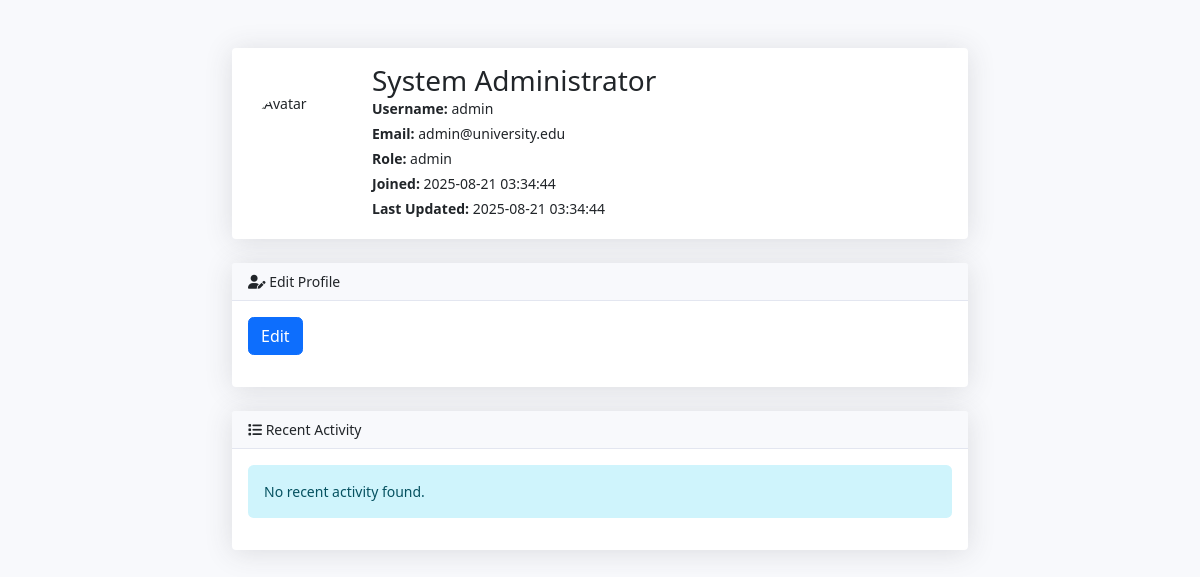
The app's page /profile.php (signed in) with its own data.
### tables this page shows
CREATE TABLE users (
    id INT PRIMARY KEY AUTO_INCREMENT,
    username VARCHAR(50) UNIQUE NOT NULL,
    email VARCHAR(100) UNIQUE NOT NULL,
    password VARCHAR(255) NOT NULL,
    first_name VARCHAR(50) NOT NULL,
    last_name VARCHAR(50) NOT NULL,
    role ENUM('student', 'instructor', 'admin') NOT NULL,
    profile_image VARCHAR(255),
    created_at TIMESTAMP DEFAULT CURRENT_TIMESTAMP,
    updated_at TIMESTAMP DEFAULT CURRENT_TIMESTAMP ON UPDATE CURRENT_TIMESTAMP
);

### profile.php (the view, shortened to what this page needs)
<?php
$user_id = $_SESSION['user_id'];
$database = new Database();
$db = $database->getConnection();
$stmt = $db->prepare("SELECT * FROM users WHERE id = :id");
$stmt->execute(['id' => $user_id]);
$user = $stmt->fetch(PDO::FETCH_ASSOC);
$log_stmt = $db->prepare("SELECT * FROM system_log WHERE user_id = :id ORDER BY created_at DESC LIMIT 10");
$log_stmt->execute(['id' => $user_id]);
$logs = $log_stmt->fetchAll(PDO::FETCH_ASSOC);
?>
<!DOCTYPE html>
<html lang="en">
<head>
    <link href="https://cdn.jsdelivr.net/npm/bootstrap@5.1.3/dist/css/bootstrap.min.css" rel="stylesheet">
    <link href="https://cdnjs.cloudflare.com/ajax/libs/font-awesome/6.0.0/css/all.min.css" rel="stylesheet">
    <link href="assets/css/dashboard.css" rel="stylesheet">
</head>
<body>
    <div class="container py-5">
        <div class="row justify-content-center">
            <div class="col-md-8">
                <div class="card mb-4">
                    <div class="card-body d-flex align-items-center">
                        <img src="<?= $user['profile_image'] ? htmlspecialchars($user['profile_image']) : 'assets/img/default_avatar.png' ?>" alt="Avatar" class="rounded-circle me-4" style="width:100px;height:100px;object-fit:cover;">
                        <div>
                            <h3 class="mb-0"><?= htmlspecialchars($user['first_name'] . ' ' . $user['last_name']) ?></h3>
                            <p class="mb-1"><strong>Username:</strong> <?= htmlspecialchars($user['username']) ?></p>
                            <p class="mb-1"><strong>Email:</strong> <?= htmlspecialchars($user['email']) ?></p>
                            <p class="mb-1"><strong>Role:</strong> <?= htmlspecialchars($user['role']) ?></p>
                            <p class="mb-1"><strong>Joined:</strong> <?= htmlspecialchars($user['created_at']) ?></p>
                            <p class="mb-1"><strong>Last Updated:</strong> <?= htmlspecialchars($user['updated_at']) ?></p>
                        </div>
                    </div>
                </div>
                <div class="card mb-4">
                    <div class="card-header">
                        <i class="fas fa-user-edit"></i> Edit Profile
                    </div>
                    <div class="card-body">
                        <button id="editBtn" class="btn btn-primary mb-3" type="button" onclick="document.getElementById('editForm').style.display='block'; this.style.display='none';">Edit</button>
                    </div>
                </div>
                <div class="card">
                    <div class="card-header">
                        <i class="fas fa-list"></i> Recent Activity
                    </div>
                    <div class="card-body">
                        <?php if (count($logs) === 0): ?>
                            <div class="alert alert-info">No recent activity found.</div>
                        <?php endif; ?>
                    </div>
                </div>
            </div>
        </div>
    </div>
</body>
</html>

### assets/css/dashboard.css (style rules this page uses)
body { font-size: .875rem; background-color: #f8f9fc; }
.card { box-shadow: 0 0.15rem 1.75rem 0 rgba(58, 59, 69, 0.15) !important; border: none; }
.card-header { background-color: #f8f9fc; border-bottom: 1px solid #e3e6f0; }
.btn { border-radius: 0.35rem; font-weight: 400; }
.alert { border: none; border-radius: 0.35rem; }

### records on screen
users: first_name+last_name "System Administrator", username "admin", email "admin@university.edu", role "admin", created_at "2025-08-21 03:34:44", updated_at "2025-08-21 03:34:44"
